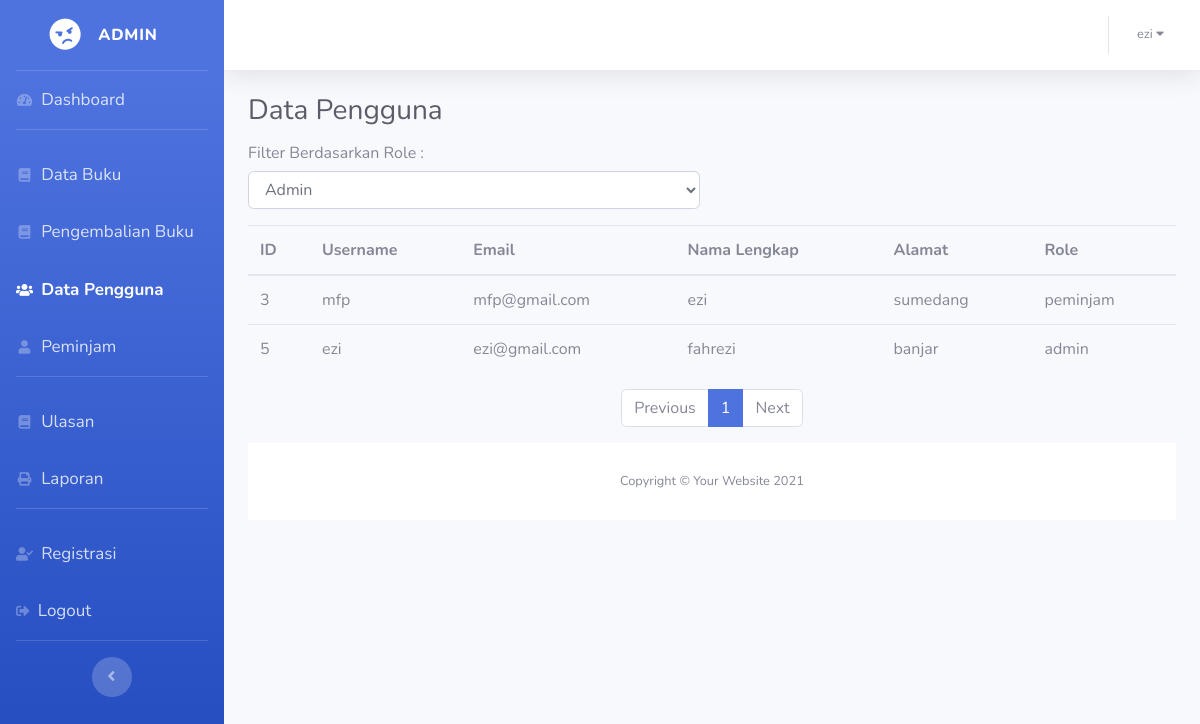
Before: /datapengguna/data_pengguna.php (signed in) with the older database file.
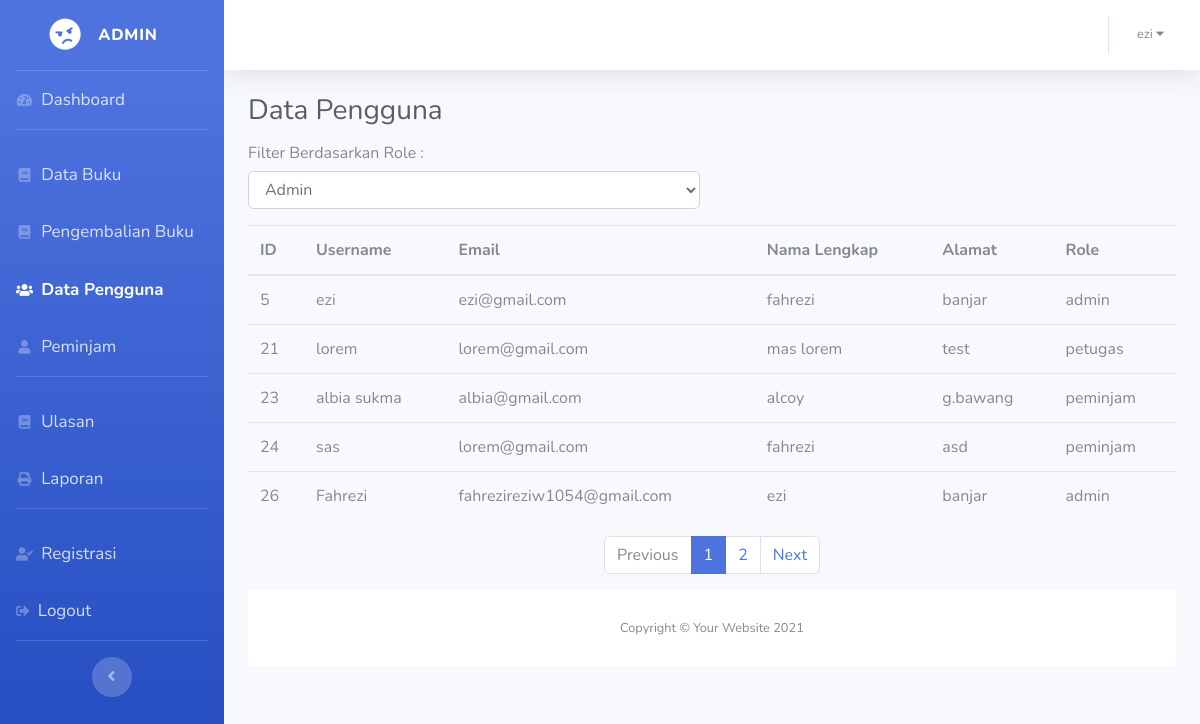
After: the same page with the newer database file.
### tables this page shows
CREATE TABLE `user` (
  `id` int(11) NOT NULL,
  `perpus_id` int(11) NOT NULL,
  `username` varchar(255) NOT NULL,
  `password` varchar(255) NOT NULL,
  `verification_code` varchar(10) NOT NULL,
  `verified` tinyint(1) NOT NULL,
  `email` varchar(255) NOT NULL,
  `nama_lengkap` varchar(255) NOT NULL,
  `alamat` text NOT NULL,
  `role` enum('admin','petugas','peminjam','') NOT NULL,
  `created_at` timestamp NOT NULL DEFAULT current_timestamp() ON UPDATE current_timestamp()
);

### datapengguna/data_pengguna.php (the view, shortened to what the changed rows need)
<?php
include "../koneksi.php";
$filter_condition = '';
$totalRows = mysqli_num_rows(mysqli_query($koneksi, "SELECT * FROM user $filter_condition"));
$rowsPerPage = 5;
$totalPages = ceil($totalRows / $rowsPerPage);
$currentPage = isset($_GET['page']) ? (int)$_GET['page'] : 1;
$offset = ($currentPage - 1) * $rowsPerPage;
$sql = "SELECT * FROM user $filter_condition LIMIT $offset, $rowsPerPage";
$result = mysqli_query($koneksi, $sql);
$nextPage = $currentPage + 1;
$nextDisabled = ($currentPage == $totalPages) ? "disabled" : "";
?>
<!DOCTYPE html>
<html lang="en">
<head>
    <link href="../sbadmin/vendor/fontawesome-free/css/all.min.css" rel="stylesheet" type="text/css">
    <link href="../sbadmin/css/sb-admin-2.min.css" rel="stylesheet">
</head>
<body id="page-top">
    <div id="wrapper">
        <div id="content-wrapper" class="d-flex flex-column">
            <div id="content">
                <div id="content-wrapper" class="d-flex flex-column">
                    <div id="content">
                        <div class="container-fluid">
                            <h1 class="h3 mb-3 text-gray-800">Data Pengguna</h1>
                            <div class="row">
                                <div class="col-lg-12">
                                    <div class="table-responsive">
                                        <table class="table table-hover w-100">
                                            <thead>
                                                <tr>
                                                    <th scope="col">ID</th>
                                                    <th scope="col">Username</th>
                                                    <th scope="col">Email</th>
                                                    <th scope="col">Nama Lengkap</th>
                                                    <th scope="col">Alamat</th>
                                                    <th scope="col">Role</th>
                                                </tr>
                                            </thead>
                                            <tbody id="dataPengguna">
                                                <?php while ($data = mysqli_fetch_assoc($result)) : ?>
                                                <tr>
                                                    <td><?= $data['id'] ?></td>
                                                    <td><?= $data['username'] ?></td>
                                                    <td><?= $data['email'] ?></td>
                                                    <td><?= $data['nama_lengkap'] ?></td>
                                                    <td><?= $data['alamat'] ?></td>
                                                    <td><?= $data['role'] ?></td>
                                                </tr>
                                                <?php endwhile ?>
                                            </tbody>
                                        </table>
                                        <nav aria-label="Page navigation example">
                                            <ul class="pagination justify-content-center">
                                                <?php for ($i = 1; $i <= $totalPages; $i++) : ?>
                                                <li
                                                    class="page-item <?php echo ($currentPage == $i) ? "active" : ""; ?>">
                                                    <a class="page-link"
                                                        href="?page=<?php echo $i; ?>"><?php echo $i; ?></a>
                                                </li>
                                                <?php endfor; ?>
                                                <li class="page-item <?php echo $nextDisabled; ?>">
                                                    <a class="page-link" href="?page=<?php echo $nextPage; ?>">Next</a>
                                                </li>
                                            </ul>
                                        </nav>
                                    </div>
                                </div>
                            </div>
                        </div>
</body>
</html>

Changed rows visible on the page:
removed user: id "3", username "mfp", email "mfp@gmail.com", nama_lengkap "ezi", alamat "sumedang", role "peminjam"
added user: id "21", username "lorem", email "lorem@gmail.com", nama_lengkap "mas lorem", alamat "test", role "petugas"
added user: id "23", username "albia sukma", email "albia@gmail.com", nama_lengkap "alcoy", alamat "g.bawang", role "peminjam"
added user: id "24", username "sas", email "lorem@gmail.com", nama_lengkap "fahrezi", alamat "asd", role "peminjam"
added user: id "26", username "Fahrezi", email "fahrezireziw1054@gmail.com", nama_lengkap "ezi", alamat "banjar", role "admin"
Other visible differences:
new list line: "2"
